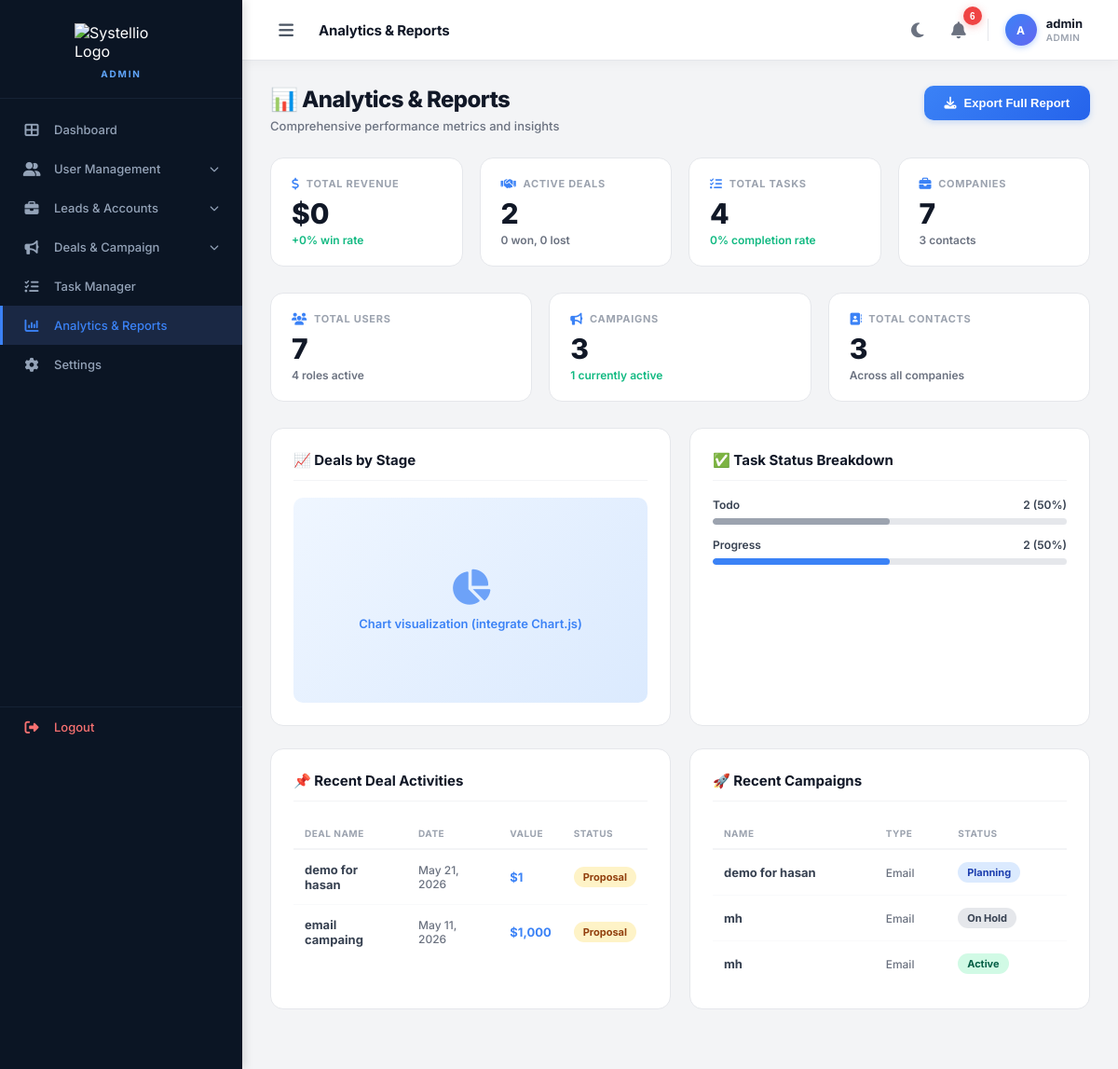
The app's page /analytics_reports.php (signed in) with its own data.
### tables this page shows
CREATE TABLE `deals` (
  `id` int(11) NOT NULL,
  `deal_name` varchar(255) NOT NULL,
  `deal_value` decimal(10,2) DEFAULT 0.00,
  `stage` varchar(50) DEFAULT 'Lead',
  `link_company` varchar(255) NOT NULL,
  `service_required` varchar(255) DEFAULT NULL,
  `currency` varchar(10) NOT NULL DEFAULT 'USD',
  `start_date` date DEFAULT NULL,
  `end_date` date DEFAULT NULL,
  `platform` varchar(100) DEFAULT NULL,
  `sales_officer` varchar(255) DEFAULT NULL,
  `additional_notes` text DEFAULT NULL,
  `created_at` timestamp NOT NULL DEFAULT current_timestamp()
);

CREATE TABLE `campaigns` (
  `id` int(11) NOT NULL,
  `campaign_name` varchar(255) NOT NULL,
  `campaign_type` varchar(50) NOT NULL COMMENT 'Email, Social Media, Content Marketing, Paid Ads, Event',
  `description` text DEFAULT NULL,
  `target_audience` varchar(255) DEFAULT NULL,
  `budget` decimal(12,2) DEFAULT 0.00,
  `currency` varchar(10) NOT NULL DEFAULT 'USD',
  `start_date` date NOT NULL,
  `end_date` date NOT NULL,
  `assigned_to` varchar(100) DEFAULT 'Unassigned',
  `deal_id` int(11) DEFAULT NULL,
  `status` varchar(50) DEFAULT 'Planning' COMMENT 'Planning, Active, Completed, On Hold',
  `created_at` timestamp NOT NULL DEFAULT current_timestamp(),
  `updated_at` timestamp NOT NULL DEFAULT current_timestamp() ON UPDATE current_timestamp(),
  `assigned_clients` text DEFAULT NULL,
  `created_by` int(11) DEFAULT NULL,
  `created_by_name` varchar(255) DEFAULT NULL
);

### analytics_reports.php (the view, shortened to what this page needs)
<?php
@include 'config.php';
$currentRole     = $_SESSION['role']     ?? '';
$currentUsername = $_SESSION['username'] ?? '';
$currentName     = $_SESSION['name']     ?? '';
$totalRevenue        = 0;
$activeDealsCount    = 0;
$wonDealsCount       = 0;
$lostDealsCount      = 0;
$totalTasksCount     = 0;
$completedTasksCount = 0;
$totalCompaniesCount = 0;
$totalUsersCount     = 0;
$totalCampaigns      = 0;
$activeCampaigns     = 0;
$totalContacts       = 0;
$recentDeals      = [];
$taskStatusData   = ['todo' => 0, 'progress' => 0, 'done' => 0, 'overdue' => 0];
$dealsByStage     = [];
$usersByRole      = [];
$recentCampaigns  = [];
if (isset($conn)) {
    try {
        $isAgent = ($currentRole === 'agent');
        if ($isAgent) {
            $agtSafe     = mysqli_real_escape_string($conn, $currentUsername);
            $agtNameSafe = mysqli_real_escape_string($conn, $currentName);
            $deal_query = mysqli_query($conn, "
                SELECT deal_name, deal_value, stage, created_at
                FROM deals
                WHERE sales_officer = '$agtSafe'
                   OR sales_officer = '$agtNameSafe'
                   OR id IN (
                       SELECT deal_id FROM campaigns
                       WHERE deal_id IS NOT NULL
                         AND (assigned_to = '$agtSafe' OR assigned_to = '$agtNameSafe')
                   )
                ORDER BY id DESC
            ");
        } else {
            $deal_query = mysqli_query($conn, "SELECT deal_name, deal_value, stage, created_at FROM deals ORDER BY id DESC");
        }
        if ($deal_query) {
            while ($row = mysqli_fetch_assoc($deal_query)) {
                $val   = (float)$row['deal_value'];
                $stage = strtolower($row['stage']);
                if ($stage == 'won') {
                    $totalRevenue += $val;
                    $wonDealsCount++;
                } elseif ($stage == 'lost') {
                    $lostDealsCount++;
                } else {
                    $activeDealsCount++;
                }
                $stageLabel = ucfirst($row['stage']);
                $dealsByStage[$stageLabel] = ($dealsByStage[$stageLabel] ?? 0) + 1;
                if (count($recentDeals) < 5) $recentDeals[] = $row;
            }
        }
        if ($isAgent) {
            $task_query = mysqli_query($conn, "
                SELECT status
                FROM tasks
                WHERE assigned_to = '$agtSafe'
                   OR assigned_to = '$agtNameSafe'
            ");
        } else {
            $task_query = mysqli_query($conn, "SELECT status FROM tasks");
        }
        if ($task_query) {
            while ($row = mysqli_fetch_assoc($task_query)) {
                $totalTasksCount++;
                $t = strtolower($row['status']);
                if (strpos($t, 'done') !== false || strpos($t, 'complete') !== false) {
                    $completedTasksCount++;
                    $taskStatusData['done']++;
                } elseif (strpos($t, 'progress') !== false) {
                    $taskStatusData['progress']++;
                } elseif (strpos($t, 'overdue') !== false) {
                    $taskStatusData['overdue']++;
                } else {
                    $taskStatusData['todo']++;
                }
            }
        }
        if ($isAgent) {
            $comp_q = mysqli_query($conn, "
                SELECT COUNT(*) as c
                FROM companies
                WHERE assigned_agent = '$agtSafe'
                   OR assigned_agent = '$agtNameSafe'
            ");
        } else {
            $comp_q = mysqli_query($conn, "SELECT COUNT(*) as c FROM companies");
        }
        if ($comp_q) $totalCompaniesCount = mysqli_fetch_assoc($comp_q)['c'] ?? 0;
        if ($isAgent) {
            $totalUsersCount = 1;
            $usersByRole['Agent'] = 1;
        } else {
            $user_q = mysqli_query($conn, "SELECT role, COUNT(*) as c FROM users WHERE status='active' GROUP BY role");
            if ($user_q) {
                while ($row = mysqli_fetch_assoc($user_q)) {
                    $totalUsersCount += $row['c'];
                    $usersByRole[ucfirst($row['role'])] = $row['c'];
                }
            }
        }
        if ($isAgent) {
            $cont_q = mysqli_query($conn, "
                SELECT COUNT(*) as c
                FROM contacts
                WHERE FIND_IN_SET('$agtSafe', assigned_agents) > 0
                   OR FIND_IN_SET('$agtNameSafe', assigned_agents) > 0
            ");
        } else {
            $cont_q = mysqli_query($conn, "SELECT COUNT(*) as c FROM contacts");
        }
        if ($cont_q) $totalContacts = mysqli_fetch_assoc($cont_q)['c'] ?? 0;
        if ($isAgent) {
            $camp_q = mysqli_query($conn, "
                SELECT campaign_name, campaign_type, status, budget, currency, start_date, end_date
                FROM campaigns
                WHERE assigned_to = '$agtSafe'
                   OR assigned_to = '$agtNameSafe'
                ORDER BY id DESC
            ");
        } else {
            $camp_q = mysqli_query($conn, "SELECT campaign_name, campaign_type, status, budget, currency, start_date, end_date FROM campaigns ORDER BY id DESC");
        }
        if ($camp_q) {
            while ($row = mysqli_fetch_assoc($camp_q)) {
                $totalCampaigns++;
                if (strtolower($row['status']) === 'active') $activeCampaigns++;
                if (count($recentCampaigns) < 5) $recentCampaigns[] = $row;
            }
        }
    } catch (mysqli_sql_exception $e) {
    }
}
$winRate            = ($wonDealsCount + $lostDealsCount > 0) ? round(($wonDealsCount / ($wonDealsCount + $lostDealsCount)) * 100) : 0;
$taskCompletionRate = ($totalTasksCount > 0) ? round(($completedTasksCount / $totalTasksCount) * 100) : 0;
?>
<!DOCTYPE html>
<html lang="en">
<head>
    <link rel="stylesheet" href="https://cdnjs.cloudflare.com/ajax/libs/font-awesome/6.4.0/css/all.min.css">
</head>
<body>
<?php
include 'sidebar.php';
?>
<div class="main-content">
    <?php
    include 'topbar.php';
    ?>
    <div class="analytics-container">
        <div class="analytics-heading">
            <div>
                <h1>📊 Analytics & Reports</h1>
                <p>Comprehensive performance metrics and insights<?php echo $isAgent ? ' for ' . htmlspecialchars($currentUsername) : ''; ?></p>
            </div>
            <button class="export-btn" onclick="exportFullReport()">
                <i class="fa-solid fa-download"></i> Export Full Report
            </button>
        </div>
        <div class="metrics-grid">
            <div class="metric-card">
                <div class="metric-title"><i class="fa-solid fa-dollar-sign"></i> Total Revenue</div>
                <div class="metric-value">$<?php echo number_format($totalRevenue, 0); ?></div>
                <div class="metric-sub positive">+<?php echo $winRate; ?>% win rate</div>
            </div>
            <div class="metric-card">
                <div class="metric-title"><i class="fa-solid fa-handshake"></i> Active Deals</div>
                <div class="metric-value"><?php echo $activeDealsCount; ?></div>
                <div class="metric-sub"><?php echo $wonDealsCount; ?> won, <?php echo $lostDealsCount; ?> lost</div>
            </div>
            <div class="metric-card">
                <div class="metric-title"><i class="fa-solid fa-list-check"></i> Total Tasks</div>
                <div class="metric-value"><?php echo $totalTasksCount; ?></div>
                <div class="metric-sub positive"><?php echo $taskCompletionRate; ?>% completion rate</div>
            </div>
            <div class="metric-card">
                <div class="metric-title"><i class="fa-solid fa-briefcase"></i> Companies</div>
                <div class="metric-value"><?php echo $totalCompaniesCount; ?></div>
                <div class="metric-sub"><?php echo $totalContacts; ?> contacts</div>
            </div>
        </div>
        <div class="metrics-grid" style="grid-template-columns: repeat(3, 1fr);">
            <div class="metric-card">
                <div class="metric-title"><i class="fa-solid fa-users"></i> Total Users</div>
                <div class="metric-value"><?php echo $totalUsersCount; ?></div>
                <div class="metric-sub"><?php echo count($usersByRole); ?> roles active</div>
            </div>
            <div class="metric-card">
                <div class="metric-title"><i class="fa-solid fa-bullhorn"></i> Campaigns</div>
                <div class="metric-value"><?php echo $totalCampaigns; ?></div>
                <div class="metric-sub positive"><?php echo $activeCampaigns; ?> currently active</div>
            </div>
            <div class="metric-card">
                <div class="metric-title"><i class="fa-solid fa-address-book"></i> Total Contacts</div>
                <div class="metric-value"><?php echo $totalContacts; ?></div>
                <div class="metric-sub">Across all companies</div>
            </div>
        </div>
        <div class="charts-row">
            <div class="chart-card">
                <h3>📈 Deals by Stage</h3>
                <?php if (!empty($dealsByStage)): ?>
                    <div class="chart-placeholder">
                        <i class="fa-solid fa-chart-pie"></i>
                        Chart visualization (integrate Chart.js)
                    </div>
                <?php endif; ?>
            </div>
            <div class="chart-card">
                <h3>✅ Task Status Breakdown</h3>
                <?php if ($totalTasksCount > 0): ?>
                    <?php
                    $taskTotal = array_sum($taskStatusData);
                    foreach ($taskStatusData as $key => $val):
                        if ($val == 0) continue;
                        $pct = $taskTotal > 0 ? round(($val / $taskTotal) * 100) : 0;
                    ?>
                    <div class="progress-item">
                        <div class="progress-label">
                            <span><?php echo ucfirst($key); ?></span>
                            <span><?php echo $val; ?> (<?php echo $pct; ?>%)</span>
                        </div>
                        <div class="progress-bar-bg">
                            <div class="progress-fill <?php echo $key; ?>" style="width: <?php echo $pct; ?>%;"></div>
                        </div>
                    </div>
                    <?php endforeach; ?>
                <?php endif; ?>
            </div>
        </div>
        <div class="charts-row">
            <div class="table-card">
                <h3>📌 Recent Deal Activities</h3>
                <?php if (!empty($recentDeals)): ?>
                    <table class="simple-table">
                        <thead><tr><th>Deal Name</th><th>Date</th><th>Value</th><th>Status</th></tr></thead>
                        <tbody>
                            <?php foreach ($recentDeals as $deal):
                                $dt = date('M j, Y', strtotime($deal['created_at']));
                                $stageClass = strtolower(str_replace(' ', '-', $deal['stage']));
                            ?>
                            <tr>
                                <td style="font-weight:700;"><?php echo htmlspecialchars($deal['deal_name']); ?></td>
                                <td style="color:#6b7280; font-size:12px;"><?php echo $dt; ?></td>
                                <td style="font-weight:700; color:#3b82f6;">$<?php echo number_format($deal['deal_value'], 0); ?></td>
                                <td><span class="pill <?php echo $stageClass; ?>"><?php echo htmlspecialchars($deal['stage']); ?></span></td>
                            </tr>
                            <?php endforeach; ?>
                        </tbody>
                    </table>
                <?php endif; ?>
            </div>
            <div class="table-card">
                <h3>🚀 Recent Campaigns</h3>
                <?php if (!empty($recentCampaigns)): ?>
                    <table class="simple-table">
                        <thead><tr><th>Name</th><th>Type</th><th>Status</th></tr></thead>
                        <tbody>
                            <?php foreach ($recentCampaigns as $camp):
                                $cStatus = strtolower(str_replace(' ', '-', $camp['status']));
                            ?>
                            <tr>
                                <td style="font-weight:700;"><?php echo htmlspecialchars($camp['campaign_name']); ?></td>
                                <td style="color:#6b7280; font-size:12px;"><?php echo htmlspecialchars($camp['campaign_type']); ?></td>
                                <td><span class="pill <?php echo $cStatus; ?>"><?php echo htmlspecialchars($camp['status']); ?></span></td>
                            </tr>
                            <?php endforeach; ?>
                        </tbody>
                    </table>
                <?php endif; ?>
            </div>
        </div>
    </div>
</div>
</body>
</html>

### records on screen
deals: deal_name "demo for hasan", created_at "May 21, 2026", deal_value "1", stage "Proposal"
deals: deal_name "email campaing", created_at "May 11, 2026", deal_value "1,000", stage "Proposal"
campaigns: campaign_name "demo for hasan", campaign_type "Email", status "Planning"
campaigns: campaign_name "mh", campaign_type "Email", status "On Hold"
campaigns: campaign_name "mh", campaign_type "Email", status "Active"

### other values on screen
$sidebarRole "ADMIN"
$topbarTitle "Analytics & Reports"
$_notif_count "6"
$_tb_initials "A"
$_tb_name "admin"
$_tb_role_display "ADMIN"
$totalRevenue "0"
$winRate "0"
$activeDealsCount "2"
$wonDealsCount "0"
$lostDealsCount "0"
$totalTasksCount "4"
$taskCompletionRate "0"
$totalCompaniesCount "7"
$totalContacts "3"
